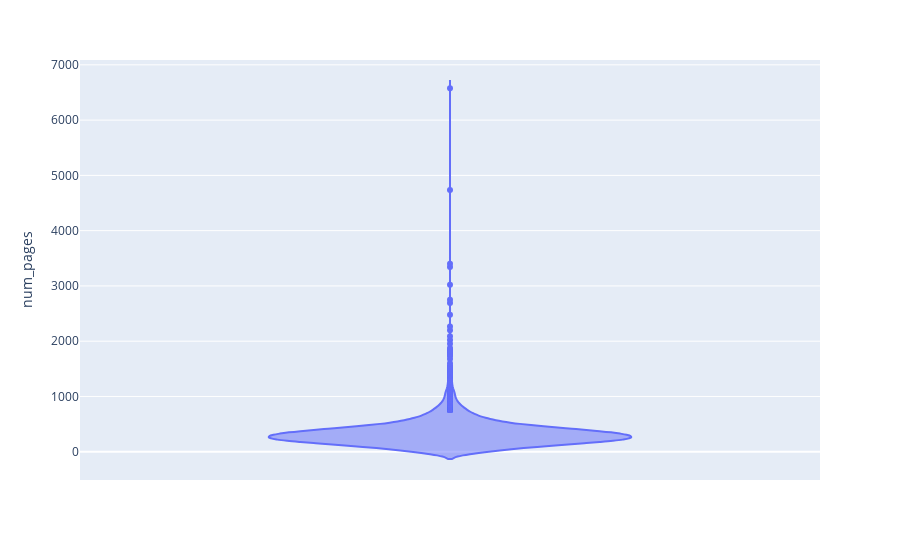
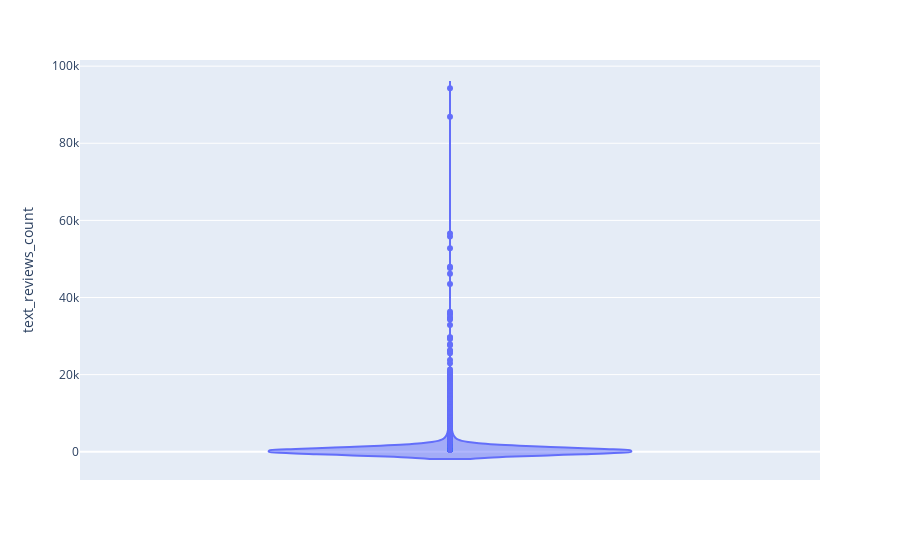
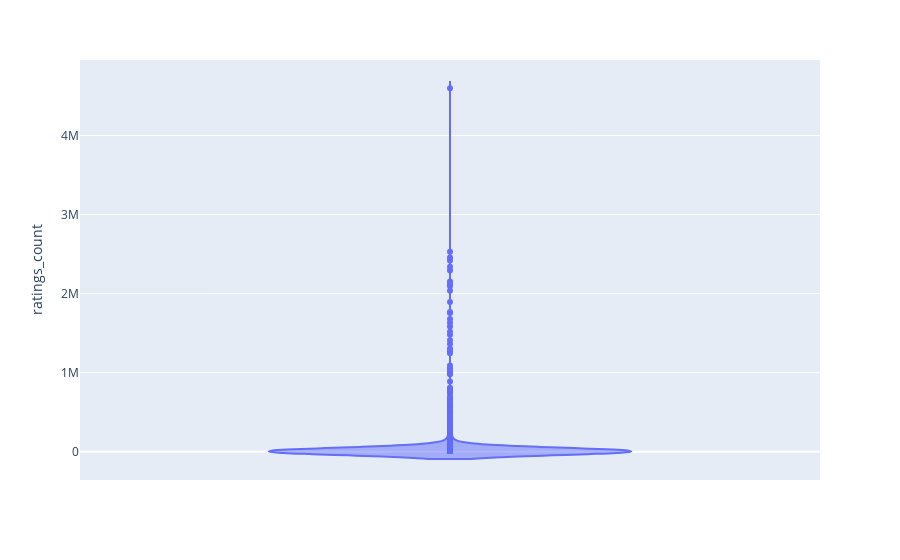

These figures' notebook cell, in order:
### Markdown cell above
## Outliers

### Code cell
#Checking for Outliers columns: num_pages, Text Reviews Count, ratings_count
#num_pages Violin Plot 
fig = px.violin(df.num_pages, y="num_pages")
fig.show()

#Text Reviews Count Violin Plot 
fig2 = px.violin(df.text_reviews_count, y="text_reviews_count")
fig2.show()

#Ratings Count(in million) Violin Plot 
fig3 = px.violin(df.ratings_count, y="ratings_count")
fig3.show()

### Figure 1 — Plotly figure (JSON) as saved in the notebook; plotly's stock layout.template omitted (floating-point values rounded to 4 significant figures; data arrays with more than 128 entries replaced by an {"elided": "..."} marker saying what was removed)
{"data": [{"alignmentgroup": "True", "box": {"visible": false}, "hovertemplate": "num_pages=%{y}<extra></extra>", "legendgroup": "", "marker": {"color": "#636efa"}, "name": "", "offsetgroup": "", "orientation": "v", "scalegroup": "True", "showlegend": false, "type": "violin", "x0": " ", "xaxis": "x", "y": {"elided": "11127 int values"}, "y0": " ", "yaxis": "y"}], "layout": {"legend": {"tracegroupgap": 0}, "margin": {"t": 60}, "violinmode": "group", "xaxis": {"anchor": "y", "domain": [0, 1]}, "yaxis": {"anchor": "x", "domain": [0, 1], "title": {"text": "num_pages"}}}}

### Figure 2 — Plotly figure (JSON) as saved in the notebook; plotly's stock layout.template omitted (floating-point values rounded to 4 significant figures; data arrays with more than 128 entries replaced by an {"elided": "..."} marker saying what was removed)
{"data": [{"alignmentgroup": "True", "box": {"visible": false}, "hovertemplate": "text_reviews_count=%{y}<extra></extra>", "legendgroup": "", "marker": {"color": "#636efa"}, "name": "", "offsetgroup": "", "orientation": "v", "scalegroup": "True", "showlegend": false, "type": "violin", "x0": " ", "xaxis": "x", "y": {"elided": "11127 int values"}, "y0": " ", "yaxis": "y"}], "layout": {"legend": {"tracegroupgap": 0}, "margin": {"t": 60}, "violinmode": "group", "xaxis": {"anchor": "y", "domain": [0, 1]}, "yaxis": {"anchor": "x", "domain": [0, 1], "title": {"text": "text_reviews_count"}}}}

### Figure 3 — Plotly figure (JSON) as saved in the notebook; plotly's stock layout.template omitted (floating-point values rounded to 4 significant figures; data arrays with more than 128 entries replaced by an {"elided": "..."} marker saying what was removed)
{"data": [{"alignmentgroup": "True", "box": {"visible": false}, "hovertemplate": "ratings_count=%{y}<extra></extra>", "legendgroup": "", "marker": {"color": "#636efa"}, "name": "", "offsetgroup": "", "orientation": "v", "scalegroup": "True", "showlegend": false, "type": "violin", "x0": " ", "xaxis": "x", "y": {"elided": "11127 int values"}, "y0": " ", "yaxis": "y"}], "layout": {"legend": {"tracegroupgap": 0}, "margin": {"t": 60}, "violinmode": "group", "xaxis": {"anchor": "y", "domain": [0, 1]}, "yaxis": {"anchor": "x", "domain": [0, 1], "title": {"text": "ratings_count"}}}}
